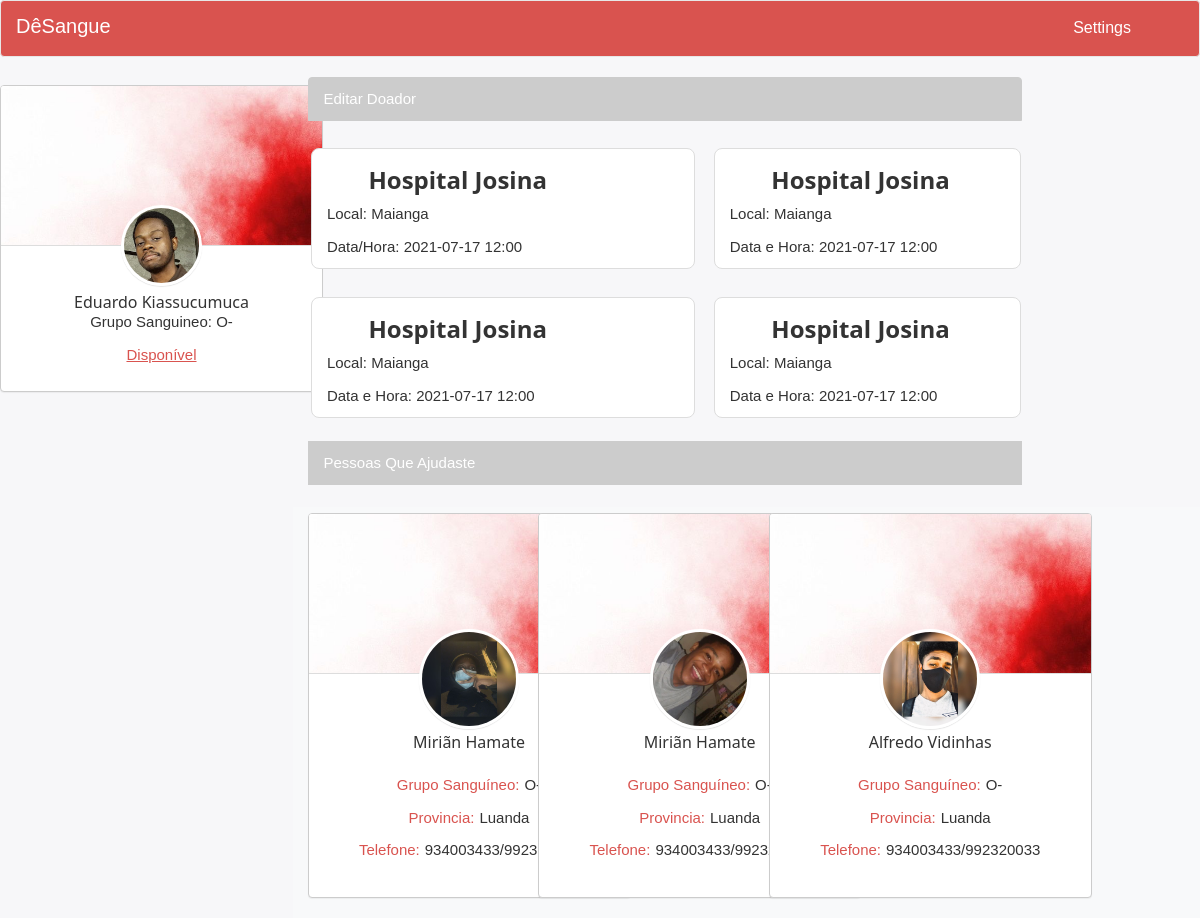
Page /portal_doador.php (signed in) on the committed database.
### tables this page shows
CREATE TABLE IF NOT EXISTS `tb_doador` (
`id_doador` int(11) NOT NULL,
  `id_endereco` int(11) NOT NULL,
  `id_grpsanguineo` int(11) NOT NULL,
  `fk_religiao` int(11) NOT NULL,
  `genero` varchar(20) NOT NULL,
  `data_nascimento` date NOT NULL,
  `nome` varchar(100) NOT NULL,
  `sobrenome` varchar(100) NOT NULL,
  `email` varchar(100) NOT NULL,
  `senha` varchar(100) NOT NULL,
  `telefone_principal` int(9) NOT NULL,
  `telefone_secundario` int(9) NOT NULL,
  `estado` int(11) NOT NULL DEFAULT '1',
  `motivo` varchar(100) NOT NULL
);

CREATE TABLE IF NOT EXISTS `tb_grpsanguineo` (
`id_grpsanguineo` int(11) NOT NULL,
  `tipo_sanguineo` varchar(10) NOT NULL
);

### portal_doador.php (the view, shortened to what this page needs)
<?php
 if(isset($_SESSION['login']) && isset($_SESSION['senha'])){
      $email= $_SESSION['login'];
      $senha= $_SESSION['senha'];
 ?>
<!Doctype html>
<html>
<head>
<link href="css/bootstrap.min.css" rel="stylesheet">
<link href="css/estilo_painel.css" rel="stylesheet">
<link rel="stylesheet" href="css/w3.css">
<link rel="stylesheet" href="css/font4-awesome.min.css">
</head>
 <body>
 <nav class="navbar navbar-default" style="background-color:#d9534f;">
  <a class="navbar-brand" href="index.php" style="color: White;font-size: 20px;">DêSangue</a>
<div class="dropdown" style="float: right; margin-right: 3%;">
  <a class="btn btn-default dropbtn" href="#" style="background-color:#d9534f; color:white;">Settings <i class="fas fa-angle-down" style="font-size:15px; color: white;"></i></a>
</div>
</nav>
<div class="row"style="">
  <?php
      $sql = mysqli_query($conexao, "Select * From tb_doador inner join tb_grpsanguineo on tb_doador.id_grpsanguineo = tb_grpsanguineo.id_grpsanguineo inner join tb_endereco on tb_doador.id_endereco = tb_endereco.id_endereco Where tb_doador.email = '$email' and tb_doador.senha = '$senha'")or die(mysql_error());
      while($linha = mysqli_fetch_array($sql)):
?>
  <div class="col-sm-3 col-md-3" style="">
<div class="panel panel-default panel-profile m-b-0">
            <div class="panel-heading" style="background-image: url(fotos/fundo.jpg);"></div>
            <div class="panel-body text-center">
              <img class="panel-profile-img" src="fotos/muka.jpg" style="width:30%">
              <h5 class="panel-title"><?php echo $linha['nome']." ".$linha['sobrenome'];?></h5>
              <p class="m-b">Grupo Sanguineo: <?php echo $linha['tipo_sanguineo'];?></p>
              <a href="#" style="color: #d9534f; text-decoration: underline;">
              <?php
               if($linha['estado'] == 0)
               {
                 echo "Indisponível";
               }else if ($linha['estado'] == 1) {
                 echo "Disponível";
               }
              ?>
              </a>
          </div>
       </div>
     <?php
     endwhile;
   }else{
     header("Location:https://Localhost:8080/DeSangue/login.html");
   }
     ?>
</div>
 <div class="col-sm-8 col-md-9" style="">
<a  class="list-group-item active" style="z-index: 2; color: #fff; background-color: #ccc; border-color: #ccc; width: 80%;">
 Editar Doador
  </a>
  <div class="row" >
        <div class="col-sm-5 col-md-5" style="margin-left: 2%;margin-top: 3%; background-color: white; border: 1px solid #ddd; border-radius: 8px;">
         <i class='far fa-calendar-alt' style='font-size:48px;color:#d9534f;margin-left: 0%;'></i>
         <h3 style="display: inline-block;"><b>Hospital Josina</b></h3>
         <p>Local: Maianga</p>
         <p>Data/Hora: 2021-07-17 12:00</p>
        </div>
        <div class="col-sm-5 col-md-4" style="margin-left: 2%;margin-top: 3%; background-color: white; border: 1px solid #ddd; border-radius: 8px;">
         <i class='far fa-calendar-alt' style='font-size:48px;color:#d9534f;margin-left: 0%;'></i>
         <h3 style="display: inline-block;"><b>Hospital Josina</b></h3>
         <p>Local: Maianga</p>
         <p>Data e Hora: 2021-07-17 12:00</p>
        </div>
        <div class="col-sm-5 col-md-5" style="margin-left:2%;margin-top: 3%; background-color: white; border: 1px solid #ddd; border-radius: 8px;">
         <i class='far fa-calendar-alt' style='font-size:48px;color:#d9534f;margin-left: 0%;'></i>
         <h3 style="display: inline-block;"><b>Hospital Josina</b></h3>
         <p>Local: Maianga</p>
         <p>Data e Hora: 2021-07-17 12:00</p>
        </div>
         <div class="col-sm-5 col-md-4" style="margin-left: 2%;margin-top: 3%; background-color: white; border: 1px solid #ddd; border-radius: 8px;">
         <i class='far fa-calendar-alt' style='font-size:48px;color:#d9534f;'></i>
         <h3 style="display: inline-block;"><b>Hospital Josina</b></h3>
         <p>Local: Maianga</p>
         <p>Data e Hora: 2021-07-17 12:00</p>
        </div>
		</div><br>
 <a  class="list-group-item active" style="z-index: 2; color: #fff; background-color: #ccc; border-color: #ccc;width: 80%;">
 Pessoas Que Ajudaste
  </a><br>
<div class="row" style="background-color: #f8f9fa!important;">
          <div class="col-sm-3 col-md-3">
            <div class="panel panel-default panel-profile m-b-0">
               <div class="panel-heading" style="background-image: url(fotos/fundo.jpg);"></div>
                  <div class="panel-body text-center">
                    <img class="panel-profile-img" src="fotos/mirian.jfif" style="width:50%">
                    <h4 class="panel-title">Miriãn Hamate</h4><br>
                    <p class="m-b" style="color: #d9534f;display: inline-block;">Grupo Sanguíneo: </p><p style="display: inline-block;margin-left: 5px;">O-</p><br>
                    <p class="m-b" style="color: #d9534f;display: inline-block;">Provincia: </p><p style="display: inline-block;margin-left: 5px;">Luanda</p><br>
                    <p class="m-b" style="color: #d9534f;display: inline-block;">Telefone: </p><p style="display: inline-block;margin-left: 5px;">934003433/992320033</p>
              </div>
            </div>
        </div>
        <div class="col-sm-3 col-md-3">
            <div class="panel panel-default panel-profile m-b-0">
               <div class="panel-heading" style="background-image: url(fotos/fundo.jpg);"></div>
                  <div class="panel-body text-center">
                    <img class="panel-profile-img" src="fotos/kiole.jpg" style="width:50%">
                    <h4 class="panel-title">Miriãn Hamate</h4><br>
                    <p class="m-b" style="color: #d9534f;display: inline-block;">Grupo Sanguíneo: </p><p style="display: inline-block;margin-left: 5px;">O-</p><br>
                    <p class="m-b" style="color: #d9534f;display: inline-block;">Provincia: </p><p style="display: inline-block;margin-left: 5px;">Luanda</p><br>
                    <p class="m-b" style="color: #d9534f;display: inline-block;">Telefone: </p><p style="display: inline-block;margin-left: 5px;">934003433/992320033</p>
              </div>
            </div>
        </div>
        <div class="col-sm-3 col-md-3">
            <div class="panel panel-default panel-profile m-b-0">
               <div class="panel-heading" style="background-image: url(fotos/fundo.jpg);"></div>
                  <div class="panel-body text-center">
                    <img class="panel-profile-img" src="fotos/feduma.jfif" style="width:50%">
                    <h4 class="panel-title">Alfredo Vidinhas</h4><br>
                    <p class="m-b" style="color: #d9534f;display: inline-block;">Grupo Sanguíneo: </p><p style="display: inline-block;margin-left: 5px;">O-</p><br>
                    <p class="m-b" style="color: #d9534f;display: inline-block;">Provincia: </p><p style="display: inline-block;margin-left: 5px;">Luanda</p><br>
                    <p class="m-b" style="color: #d9534f;display: inline-block;">Telefone: </p><p style="display: inline-block;margin-left: 5px;">934003433/992320033</p>
              </div>
            </div>
        </div>
  </div>
</div>
 </body>
 </html>

### css/estilo_painel.css (style rules this page uses)
body { background-color: #f7f7f9; }
.list-group-item { color:black; }
.panel-default { margin-top:3%; border-color: #ddd; width:323px; }
.panel { margin-bottom: 20px; background-color: #fff; border: 1px solid #ccc; border-radius: 4px; -webkit-box-shadow: 0 1px 1px rgba(0,0,0,.05); box-shadow: 0 1px 1px rgba(0,0,0,.05); }
.panel-profile .panel-heading { height: 160px; background-size: cover; }
.panel-default>.panel-heading { color: #333; background-color: #f5f5f5; border-color: #ddd; }
.panel-body { padding: 25px; }
.panel-profile-img { max-width: 100px; margin-top: -70px; margin-bottom: 5px; border: 3px solid #fff; border-radius: 100%; box-shadow: 0 1px 1px rgba(0,0,0,0.1); }

### css/w3.css (style rules this page uses)
html { box-sizing:border-box }
*,*:before,*:after { box-sizing:inherit }
html { -ms-text-size-adjust:100%;-webkit-text-size-adjust:100% }
body { margin:0 }
article,aside,details,figcaption,figure,footer,header,main,menu,nav,section,summary { display:block }
a { background-color:transparent;-webkit-text-decoration-skip:objects }
img { border-style:none }
html,body { font-family:Verdana,sans-serif;font-size:15px;line-height:1.5 }
html { overflow-x:hidden }
h1,h2,h3,h4,h5,h6,.w3-slim,.w3-wide { font-family:"Segoe UI",Arial,sans-serif }
h3 { font-size:24px }
h4 { font-size:20px }
h5 { font-size:18px }
h1,h2,h3,h4,h5,h6 { font-weight:400;margin:10px 0 }
img { margin-bottom:-5px }
a { color:inherit }

### portal_doador.php (style rules this page uses)
.dropbtn { padding: 16px; font-size: 16px; border: none; }
.dropdown { position: relative; display: inline-block; }

### rows in the picture
tb_doador: nome "Eduardo", sobrenome "Kiassucumuca", id_grpsanguineo.tipo_sanguineo "O-", estado "Disponível"
